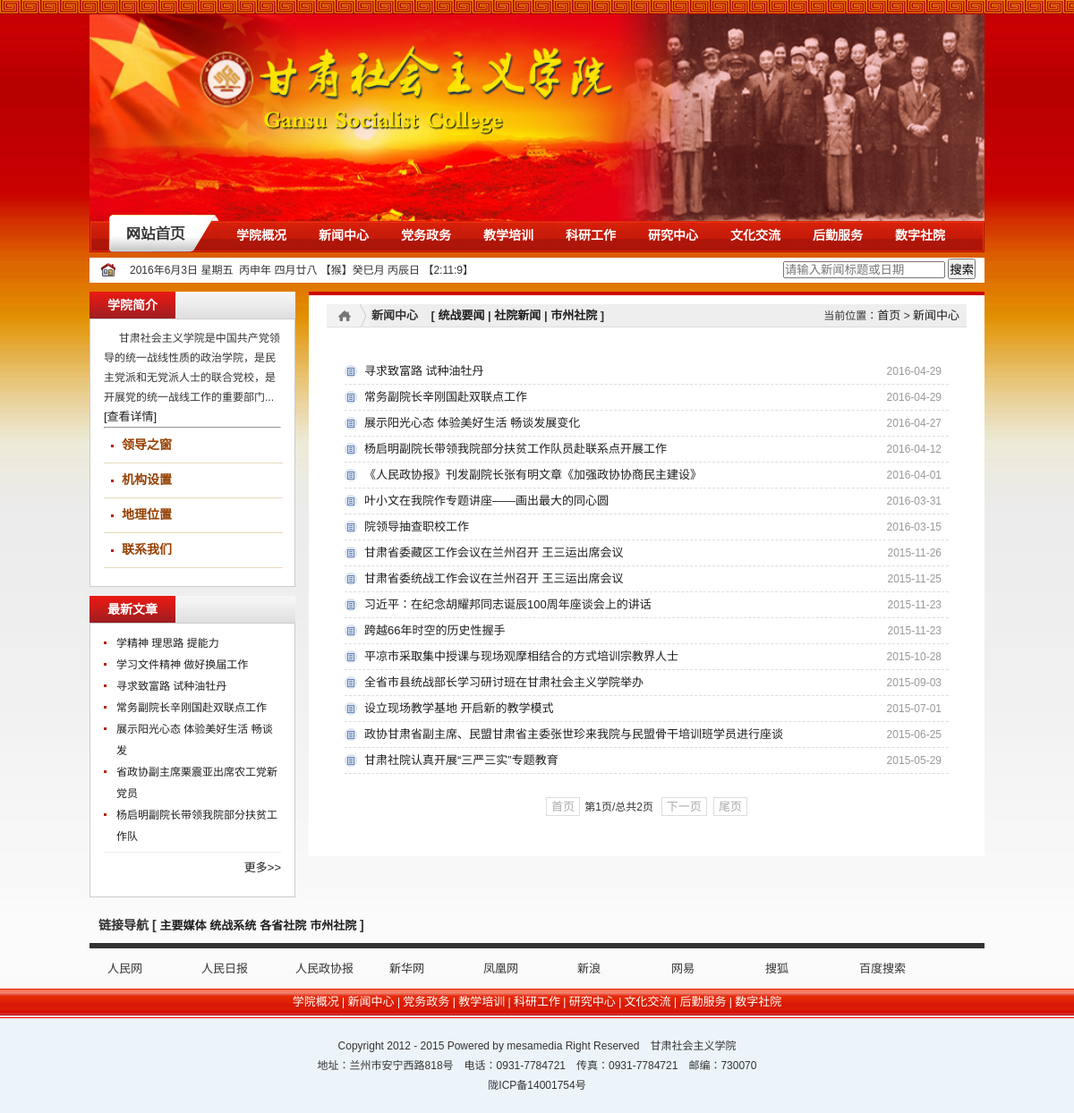
The page /nav/2/ on the database its author committed.
### gsshy/models.py (models this page shows, shortened)
class TopHandoverPicture(models.Model):
    title = models.CharField(u'图片名称', max_length=30)
    description = models.CharField(u'图片描述', max_length=50)
    image = models.ImageField(u'图片', upload_to='top_handover_picture/%Y/%m', blank=True, null=True)
    date_joined = models.DateTimeField(u'添加时间', auto_now_add=True)
    index = models.IntegerField(u'排列顺序', default=999)
    class Meta:
        verbose_name = u'置顶切换图片'
        verbose_name_plural = verbose_name
        ordering = ['id',]

class NavigationCategory(models.Model):
    name = models.CharField(u'导航名称', max_length=30, unique=True)
    index = models.IntegerField(u'排列顺序', default=999)
    class Meta:
        verbose_name = u'导航分类'
        verbose_name_plural = verbose_name
        ordering = ['id',]

class Category(models.Model):
    name = models.CharField(u'分类名称', max_length=30, unique=True)
    navigation_category = models.ForeignKey(NavigationCategory, verbose_name=u'所属导航分类')
    index = models.IntegerField(u'排列顺序', default=999)
    class Meta:
        verbose_name = u'分类'
        verbose_name_plural = verbose_name
        ordering = ['id',]

class Article(models.Model):
    STATUS_CHOICES = (
        ('no', u'草案'),
        ('yes', u'已发布'),
    )
    title = models.CharField(u'新闻标题', max_length=50)
    subtitle = models.CharField(u'副标题', max_length=30, blank=True, help_text=u'此新闻若要设置副标题，请添加新闻副标题')
    image_url = models.ImageField(u'新闻标题图片', upload_to='article/%Y/%m', blank=True, null=True, help_text=u'此新闻若要在首页轮播展示，请添加标题展示图片')
    content = models.TextField(u'新闻内容', blank=True, null=True)
    download_file1 = models.FileField(u'附件1', upload_to='file/%Y/%m', blank=True, null=True, help_text=u'此新闻若有下载附件，请添加相关附件')
    download_name1 = models.CharField(u'附件名称1', max_length=50, default=u'下载文件1', help_text=u'若已添加下载附件，请为附件填写名称')
    download_file2 = models.FileField(u'附件2', upload_to='file/%Y/%m', blank=True, null=True, help_text=u'此新闻若有下载附件，请添加相关附件')
    download_name2 = models.CharField(u'附件名称2', max_length=50, default=u'下载文件2', help_text=u'若已添加下载附件，请为附件填写名称')
    download_file3 = models.FileField(u'附件3', upload_to='file/%Y/%m', blank=True, null=True, help_text=u'此新闻若有下载附件，请添加相关附件')
    download_name3 = models.CharField(u'附件名称3', max_length=50, default=u'下载文件3', help_text=u'若已添加下载附件，请为附件填写名称')
    date_published = models.DateTimeField(u'发布时间')
    release_unit = models.ForeignKey(UserProfile, verbose_name=u'发布单位')
    news_category = models.ForeignKey(Category, verbose_name=u'新闻类别')
    status = models.CharField(u'文章状态', max_length=3, choices=STATUS_CHOICES, default='no')
    view_count = models.PositiveIntegerField(u'浏览次数', default=0)
    index = models.IntegerField(u'排列顺序', default=999)
    class Meta:
        verbose_name = u'文章'
        verbose_name_plural = verbose_name
        ordering = ['-date_published',]

class Link(models.Model):
    title = models.CharField(u'链接名称', max_length=30, unique=True)
    description = models.CharField(u'链接描述', max_length=50)
    callback_url = models.URLField(u'回调地址')
    date_joined = models.DateTimeField(u'添加时间', auto_now_add=True)
    link_category = models.ForeignKey(LinkCategory, verbose_name=u'链接类别')
    index = models.IntegerField(u'排列顺序', default=999)
    class Meta:
        verbose_name = u'友情链接'
        verbose_name_plural = verbose_name
        ordering = ['id',]

### gsshy/views.py (the view)
# urls.py: url(r'^nav/(?P<nav_id>[0-9]+)/$', nav, name='nav'),
def nav(request, nav_id):
    try:
        nav_category_obj = NavigationCategory.objects.get(pk=nav_id)
        nav_category_name = nav_category_obj.name
        if nav_category_name == u'学院概况' or nav_category_name == u'研究中心' or nav_category_name == u'数字社院':
            return render(request, 'index.html')
        else:
            news = published_articles.filter(news_category__navigation_category__id=nav_id)
            news = get_page(request, news)
            news.nav = nav_category_obj #将导航栏这个对象动态赋值给news列表
            return render(request, 'new_list.html', locals())
    except Exception as e:
        logger.error(e)
        return render(request, 'index.html', locals())

### gsshy/views.py (called while the page is built)
def is_latest_article(request, date):
    date_published_timestamp = int(time.mktime(date.timetuple()))
    now_timestamp = int(time.mktime(timezone.now().timetuple()))
    seconds = now_timestamp - date_published_timestamp
    seconds_of_two_month = 2*30*24*60*60
    if seconds <= seconds_of_two_month:
        return True
    else:
        return False

def get_page(request, new_list):
    paginator = Paginator(new_list, 16)
    try:
        page = int(request.GET.get('page', 1))
        new_list = paginator.page(page)
    except (EmptyPage, InvalidPage, PageNotAnInteger):
        new_list = paginator.page(1)
    return new_list

### templates/new_list.html (shortened to what this page needs)
{% extends 'list_news_base.html' %}
{% block new_list %}
    <div class="w750 fr">
        <div id="list_news">
				<h3 class="postion">
                    <span class="dq fl">
                        {% if news.cate_name %}
                            {{ news.cate_name }}
                        {% else %}
                            {{ news.nav.name }}
                            &nbsp;&nbsp;
                            [
                                {% for category in news.nav.category_set.all %}
                                    {% if forloop.last %}
                                        <a href="{% url 'gsshy:category' category.id %}">{{ category.name }}</a>
                                    {% else %}
                                        <a href="{% url 'gsshy:category' category.id %}">{{ category.name }}</a> |
                                    {% endif %}
                                {% endfor %}
                            ]
                        {% endif %}
                    </span>
                    <span class="pos fr">
                        当前位置：<a href="{% url 'gsshy:index' %}">首页</a> >
                        <a href="{% url 'gsshy:nav' news.nav.id %}">{{ news.nav.name }}</a>
                    </span>
                </h3>
            <div class="list_news">
                <ul>
                    {% for new in news %}
                        <li><a href="{% url 'gsshy:new' new.id %}" >{{ new.title|truncatechars:40 }}</a><span class="date">{{ new.date_published|date:'Y-m-d' }}</span></li>
                    {% endfor %}
                </ul>
                <div id="flip">
                    <div class='digg4'>
                        {% if news %}
                            <a href="?page=1">首页</a>
                        {% endif %}
                            第{{ news.number }}页/总共{{ news.paginator.num_pages }}页&nbsp;
                        {% if news.has_next %}
                            <a href="?page={{ news.next_page_number }}">下一页</a>
                        {% endif %}
                        {% if news %}
                            <a href="?page={{ news.paginator.num_pages }}">尾页</a>
                        {% endif %}
                    </div>
                </div>
            </div>
        </div>
    </div>
{% endblock %}

### templates/header.html (shortened to what this page needs)
{% load staticfiles %}
<link href="{% static 'css/menu.css' %}" rel="stylesheet" />
<div id="topline"></div>
<div id="top_box">
	<div id="top_banner">
		<div class="flash1">
			<div id="flash">
				<ul id="ContentID">
                    {% for pic in top_handover_pics %}
                        <li><img border=0 src="{{ MEDIA_URL }}{{ pic.image }}" width="1000" height="231"></li>
                    {% endfor %}
  				</ul>
  			</div>
		</div>
	</div>
	<div id="nav_box">
		<div class="nav" id="nav">
			<ul id="topnav">
				<li class="home"><a href="{% url 'gsshy:index' %}"></a></li>&nbsp;
                {% for navigation_category in navigation_category_list %}
                    <li class="nav_fr"><a href="{% url 'gsshy:nav' navigation_category.id %}" target="_blank">{{ navigation_category.name }}</a>
                    </li>
                {% endfor %}
			</ul>
		</div>
	</div>
</div>
<div id="top_ad">
	<div id="top_ad_box">
		<div id="time">
			<div class="date fl">
			</div>
            <div class="search" align="right">
                <form action="{% url 'gsshy:search' %}" method="post">
                    <input type="text" name="keyword" placeholder="请输入新闻标题或日期" size="20">
                    <button type="submit">搜索</button>
                </form>
            </div>
		</div>
	</div>
</div>

### templates/list_left.html (shortened to what this page needs)
{% load staticfiles %}
<div class="w230 fl">
    <div class="list_menu">
    	<div class="tit"><span class="on fl">学院简介</span></div>
    	<div class="border">
            &nbsp;&nbsp;&nbsp;&nbsp;&nbsp;甘肃社会主义学院是中国共产党领导的统一战线性质的政治学院，是民主党派和无党派人士的联合党校，是开展党的统一战线工作的重要部门...
    		<a href="{% url 'gsshy:introduce' %}" class="more">[查看详情]</a><hr>
    		<ul class="s_menu">
                {% for college_category in college_categories %}
                    <li><a href="{% url 'gsshy:category' college_category.id %}">{{ college_category.name }}</a></li>
                {% endfor %}
    		</ul>
    	</div>
    	<div class="tit" style="margin-top:10px;"><span class="on fl">最新文章</span></div>
    	<div class="news">
    		<ul class="n_txt">
                {% for latest_publish_new in latest_publish_news %}
                    <li><a href="{% url 'gsshy:new' latest_publish_new.id %}" >{{ latest_publish_new.title|truncatechars:17 }}</a></li>
                {% endfor %}
    		</ul>
            <div class="more">
                <a href="{% url 'gsshy:more' %}" >更多>></a>
            </div>
    	</div>
    </div>
</div>

### templates/footer.html (shortened to what this page needs)
{% load staticfiles %}
<div class="w1000 partners">
<h1 id="jj">
	链接导航
	[
		<a href="javascript:void(0)" class="hover" onmouseover="linkTag(this, 1, 'aa', 4)">主要媒体</a>
		<a href="javascript:void(0)" onmouseover="linkTag(this, 2, 'aa', 4)">统战系统</a>
		<a href="javascript:void(0)" onmouseover="linkTag(this, 3, 'aa', 4)">各省社院</a>
		<a href="javascript:void(0)" onmouseover="linkTag(this, 4, 'aa', 4)">市州社院</a>
	]
</h1>
{% for links in links_list %}
    <div class="partnersLinks" id="aa{{ links.index }}" style="{% if links.display == 0 %}display:none{% endif %} ">
        <ul>
            {% for link in links %}
                <li><a href="{{ link.callback_url }}" target="_blank">{{ link.title }}</a></li>
            {% endfor %}
        </ul>
    </div>
{% endfor %}
</div>
<div class="footer-column center">
    {% for navigation_category in navigation_category_list %}
        {% if forloop.last %}
            <a href="{% url 'gsshy:nav' navigation_category.id %}" target="_blank">{{ navigation_category.name }}</a>
        {% else %}
            <a href="{% url 'gsshy:nav' navigation_category.id %}" target="_blank">{{ navigation_category.name }}</a> |
        {% endif %}
    {% endfor %}
</div>
<div id="foot">
	<div class="copy_right">
		<div class="w1000">
			<p>Copyright 2012 - 2015 Powered by mesamedia Right Reserved　甘肃社会主义学院</p>
            <p>地址：兰州市安宁西路818号　电话：0931-7784721　传真：0931-7784721　邮编：730070</p>
            <p>陇ICP备14001754号</p>
		</div>
	</div>
</div>

### static/css/common.css (style rules this page uses)
BODY { line-height:22px; }
#topline { width:100%; height:16px;BACKGROUND: url(../images/top_bg.jpg) repeat-x left top; overflow:hidden; }
#top_box { width:1000px; margin:0 auto; }
#top_banner { width:100%; overflow:hidden }
#top_banner .flash1 { margin-left:0px; height:231px; overflow:hidden; }
#nav_box { width:100%; height:42px; POSITION: relative; }
#nav_box .nav { Z-INDEX: 100; POSITION: absolute; WIDTH: 100%;BACKGROUND: url(../images/nav_bg3.png) no-repeat center 0px; HEIGHT: 42px; padding-top:7px; LEFT: 0px; top:-7px; }
#nav_box .nav ul li { float:left; }
#nav_box .nav ul li a { font-family:"΢���ź�"; font-size:14px; font-weight:bold; color:#fff; line-height:34px; padding-left:20px; padding-right:20px; }
#nav_box .nav ul li.home { float:left; margin-left:0px; margin-right:0px; width:131px; margin-right:15px;_margin-right:10px; _width:auto; text-indent:999px; }
#nav_box .nav ul li.home a { display:block; width:131px; height:34px; padding-left:0px; padding-right:0px; }
#time { height:28px; line-height:28px; BACKGROUND:url(../images/time.png) no-repeat left center; margin-top:-3px; }
#time .date { height:28px; padding-left:35px; padding-right:10px; }
#top_ad { width:1000px; margin:2px auto; background:#fff; }
#top_ad #top_ad_box { width:980px; margin:0 auto; }
.partners H1 { BORDER-BOTTOM: #333333 6px solid; PADDING-BOTTOM: 8px; PADDING-LEFT: 10px; PADDING-RIGHT: 0px; FONT-SIZE: 14px; PADDING-TOP: 10px }
.partnersLinks { LINE-HEIGHT: 25px; MARGIN: 10px 20px 0px }
.partnersLinks A { COLOR: #333 }
.partnersLinks li { float:left; width:105px; height:25px; overflow:hidden }
.footer-column { LINE-HEIGHT: 30px; BACKGROUND-COLOR: #cc0000; HEIGHT: 30px; margin-top:10px;background: url(../images/foot_bg.jpg) repeat-x; }
.footer-column { COLOR: #fff }
.footer-column A { COLOR: #fff }
.center { TEXT-ALIGN: center }
#foot { margin-top:0px!important; }
#foot .copy_right { margin-top:2px; background-color:#ecf4f9; padding:10px 0px; border-top:1px #ff0000 solid; }
#foot .copy_right p { text-align:center; line-height:22px; }

### static/css/menu.css (style rules this page uses)
* { margin:0;padding:0; }
#nav { line-height: 42px; list-style-type: none; }
#nav a { display:block; text-align:center; padding:0px 7px;margin:0px 0px; }
#nav a:link { color:#fff; text-decoration:none; }
#nav li { float: left; margin:0px -2px; }

### rows shown on the page
TopHandoverPicture: image (picture)
NavigationCategory: name "学院概况"
NavigationCategory: name "新闻中心", nav.name "新闻中心"
NavigationCategory: name "党务政务"
NavigationCategory: name "教学培训"
NavigationCategory: name "科研工作"
NavigationCategory: name "研究中心"
NavigationCategory: name "文化交流"
NavigationCategory: name "后勤服务"
NavigationCategory: name "数字社院"
Category: name "领导之窗"
Category: name "机构设置"
Category: name "地理位置"
Category: name "联系我们"
Article: title "学精神 理思路 提能力"
Article: title "学习文件精神 做好换届工作"
Article: title "寻求致富路 试种油牡丹", date_published "2016-04-29"
Article: title "常务副院长辛刚国赴双联点工作", date_published "2016-04-29"
Article: title "展示阳光心态 体验美好生活 畅谈发", title "展示阳光心态 体验美好生活 畅谈发展变化", date_published "2016-04-27"
Article: title "省政协副主席栗震亚出席农工党新党员"
Article: title "杨启明副院长带领我院部分扶贫工作队", title "杨启明副院长带领我院部分扶贫工作队员赴联系点开展工作", date_published "2016-04-12"
Category: name "统战要闻"
Category: name "社院新闻"
Category: name "市州社院"
Article: title "《人民政协报》刊发副院长张有明文章《加强政协协商民主建设》", date_published "2016-04-01"
Article: title "叶小文在我院作专题讲座——画出最大的同心圆", date_published "2016-03-31"
Article: title "院领导抽查职校工作", date_published "2016-03-15"
Article: title "甘肃省委藏区工作会议在兰州召开 王三运出席会议", date_published "2015-11-26"
Article: title "甘肃省委统战工作会议在兰州召开 王三运出席会议", date_published "2015-11-25"
Article: title "习近平：在纪念胡耀邦同志诞辰100周年座谈会上的讲话", date_published "2015-11-23"
Article: title "跨越66年时空的历史性握手", date_published "2015-11-23"
Article: title "平凉市采取集中授课与现场观摩相结合的方式培训宗教界人士", date_published "2015-10-28"
Article: title "全省市县统战部长学习研讨班在甘肃社会主义学院举办", date_published "2015-09-03"
Article: title "设立现场教学基地 开启新的教学模式", date_published "2015-07-01"
Article: title "政协甘肃省副主席、民盟甘肃省主委张世珍来我院与民盟骨干培训班学员进行座谈", date_published "2015-06-25"
Article: title "甘肃社院认真开展“三严三实”专题教育", date_published "2015-05-29"
Link: title "人民网"
Link: title "人民日报"
Link: title "人民政协报"
Link: title "新华网"
Link: title "凤凰网"
Link: title "新浪"
Link: title "网易"
Link: title "搜狐"
Link: title "百度搜索"

### other values the page prints
{{ news.number }} "1"
{{ news.paginator.num_pages }} "2"
